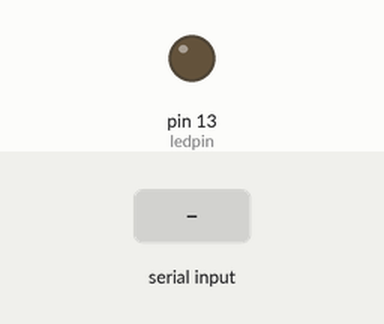
This sketch was run on a simulated Arduino Uno, built with avr-gcc and run on an emulated ATmega328P. Shown: output pins drawn as LEDs (lit = HIGH). Inputs (shaded band) come from the test bench.

Above: at 1.2 s.
1.3 s: "1" received over Serial
At 1.9 s:
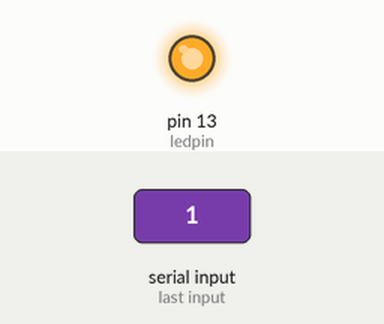
2.8 s: "0" received over Serial
At 3.1 s:
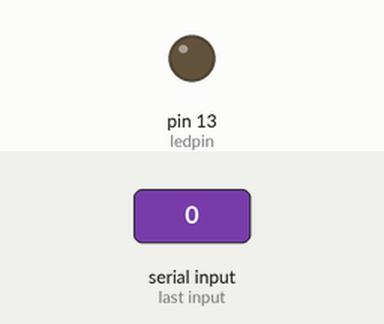
Timing chart, 0 to 5.8 s (numbered marks = the images above; inputs shaded):
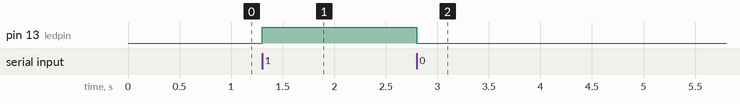

The sketch:

Receiver.ino
```cpp
int myData = 0;
int const ledpin = 13;

void setup(){
  // Start up our serial port, we configured our XBEE devices for 9600 bps.
  Serial.begin(115200);
  pinMode(ledpin, OUTPUT);
}

void loop(){
  if(Serial.available()){
    myData = Serial.read();
    if(myData == '1'){
      digitalWrite(ledpin, HIGH);
    } else if(myData == '0') {
      digitalWrite(ledpin, LOW);
    }
  }
}
```

Measured:
- after the input at 1.3 s, pin 13 (ledpin): LOW → HIGH at once
- after the input at 2.8 s, pin 13 (ledpin): HIGH → LOW at once
